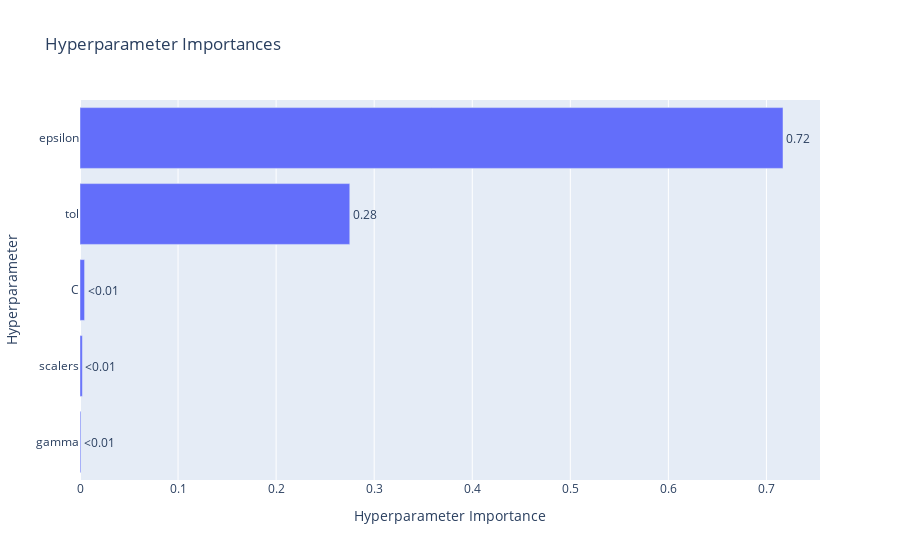

Notebook code for this chart:
### Code cell
# Hyperparameter importances

optuna.visualization.plot_param_importances(study_svr)

### Figure 1 — Plotly figure (JSON) as saved in the notebook; plotly's stock layout.template omitted (floating-point values rounded to 4 significant figures)
{"data": [{"cliponaxis": false, "hovertemplate": ["gamma (CategoricalDistribution): 0.000929241457330646<extra></extra>", "scalers (CategoricalDistribution): 0.0024077997605018563<extra></extra>", "C (FloatDistribution): 0.0046571037856137565<extra></extra>", "tol (FloatDistribution): 0.2751098693645232<extra></extra>", "epsilon (FloatDistribution): 0.7168959856320304<extra></extra>"], "name": "Objective Value", "orientation": "h", "text": ["<0.01", "<0.01", "<0.01", "0.28", "0.72"], "textposition": "outside", "type": "bar", "x": [0.0009292, 0.002408, 0.004657, 0.2751, 0.7169], "y": ["gamma", "scalers", "C", "tol", "epsilon"]}], "layout": {"title": {"text": "Hyperparameter Importances"}, "xaxis": {"title": {"text": "Hyperparameter Importance"}}, "yaxis": {"title": {"text": "Hyperparameter"}}}}
